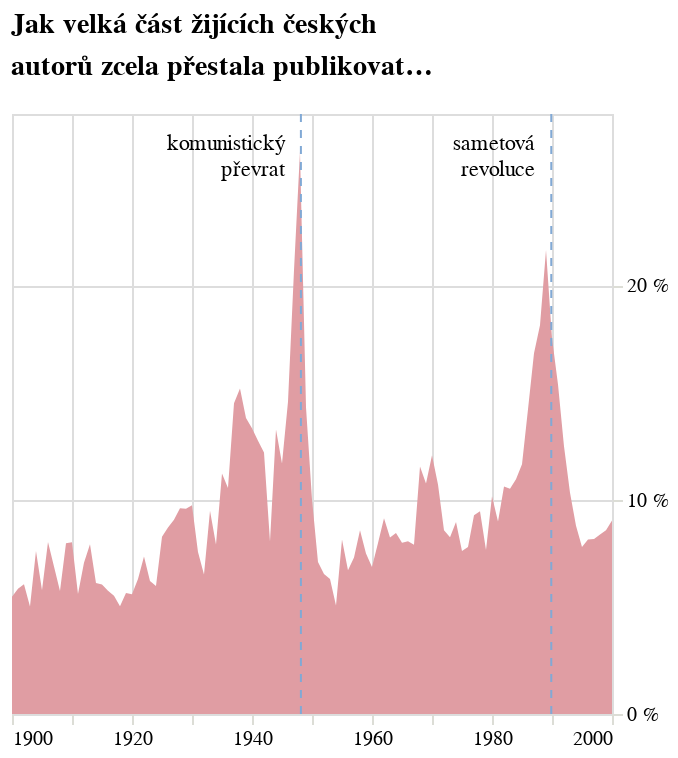

The cell this chart's notebook holds for it:
### Code cell
graf_konce = alt.Chart(
    alt_friendly(df_koncici.filter(pl.col("rok").is_between(1900,2000))
                ), width=300,
                 title=alt.Title(["Jak velká část žijících českých","autorů zcela přestala publikovat…"])
).mark_area(color='#E09DA3'
).encode(
    alt.X("rok:T", title=None, axis=alt.Axis(domainOpacity=0, tickColor='#DCDDD6')),
    alt.Y("podil:Q", title=None, axis=alt.Axis(domainOpacity=0, tickColor='#DCDDD6', tickCount=3, labelExpr="datum.label * 100 + ' %'", orient='right')))
graf_konce

rule1 = alt.Chart(alt.Data(values=[{'rok': '1948-02-25'}])).mark_rule(
    color='#81A9D5',
    strokeDash=[4, 4]  # Optional: makes the line dashed
).encode(
    x='rok:T'
)

rule2 = alt.Chart(alt.Data(values=[{'rok': '1989-11-17'}])).mark_rule(
    color='#81A9D5',
    strokeDash=[4, 4]  # Optional: makes the line dashed
).encode(
    x='rok:T'
)

# Add text annotation
text1 = alt.Chart(alt.Data(values=[{'rok': '1948-02-25', 'y': 0.3}])).mark_text(
    # angle=270,  # Rotates text vertically
    align='right',
    baseline='middle',
    dy=15,# Slight horizontal offset from the line
    dx=-8,
    text=['komunistický','převrat'],
    font='Asap'
).encode(
    x='rok:T',
    y=alt.value(0)  # Places text at bottom of chart
)


# Add text annotation
text2 = alt.Chart(alt.Data(values=[{'rok': '1989-11-17', 'y': 0.3}])).mark_text(
    # angle=270,  # Rotates text vertically
    align='right',
    baseline='middle',
    dy=15,# Slight horizontal offset from the line
    dx=-8,
    text=['sametová','revoluce'],
    font='Asap'
).encode(
    x='rok:T',
    y=alt.value(0)  # Places text at bottom of chart
)

graf_konce_komb = graf_konce + rule1 + rule2 + text1 + text2

graf_konce_komb

### Figure 1 — Vega-Lite specification as saved in the notebook (floating-point values rounded to 4 significant figures)
{"config": {"title": {"font": "Noticia Text", "fontSize": 14, "anchor": "start", "lineHeight": 21, "fontWeight": "bolder", "subtitleFont": "Noticia Text", "subtitleFontSize": 12, "subtitleFontWeight": "lighter", "subtitlePadding": 12, "dy": -12}, "axis": {"labelFont": "Asap", "titleFont": "Asap", "fontWeight": "lighter", "titleFontWeight": "lighter", "labelFontSize": 10, "titleFontSize": 10, "labelPadding": 2, "titlePadding": 10, "domainOpacity": 0, "tickColor": "#DCDDD6"}, "legend": {"labelFont": "Asap", "labelFontWeight": "normal", "titleFont": "Asap", "titleFontWeight": "normal", "labelFontSize": 10, "titleFontSize": 10}}, "layer": [{"data": {"name": "data-66001c4689448004764e6e25d4a746e4"}, "mark": {"type": "area", "color": "#E09DA3"}, "encoding": {"x": {"axis": {"domainOpacity": 0, "tickColor": "#DCDDD6"}, "field": "rok", "title": null, "type": "temporal"}, "y": {"axis": {"domainOpacity": 0, "labelExpr": "datum.label * 100 + ' %'", "orient": "right", "tickColor": "#DCDDD6", "tickCount": 3}, "field": "podil", "title": null, "type": "quantitative"}}, "title": {"text": ["Jak velká část žijících českých", "autorů zcela přestala publikovat…"]}}, {"data": {"values": [{"rok": "1948-02-25"}]}, "mark": {"type": "rule", "color": "#81A9D5", "strokeDash": [4, 4]}, "encoding": {"x": {"field": "rok", "type": "temporal"}}}, {"data": {"values": [{"rok": "1989-11-17"}]}, "mark": {"type": "rule", "color": "#81A9D5", "strokeDash": [4, 4]}, "encoding": {"x": {"field": "rok", "type": "temporal"}}}, {"data": {"values": [{"rok": "1948-02-25", "y": 0.3}]}, "mark": {"type": "text", "align": "right", "baseline": "middle", "dx": -8, "dy": 15, "font": "Asap", "text": ["komunistický", "převrat"]}, "encoding": {"x": {"field": "rok", "type": "temporal"}, "y": {"value": 0}}}, {"data": {"values": [{"rok": "1989-11-17", "y": 0.3}]}, "mark": {"type": "text", "align": "right", "baseline": "middle", "dx": -8, "dy": 15, "font": "Asap", "text": ["sametová", "revoluce"]}, "encoding": {"x": {"field": "rok", "type": "temporal"}, "y": {"value": 0}}}], "width": 300, "$schema": "https://vega.github.io/schema/vega-lite/v5.8.0.json", "datasets": {"data-66001c4689448004764e6e25d4a746e4": [{"rok": "1900-01-01T00:00:00", "skoncilo": 26, "celkem": 475, "podil": 0.05474}, {"rok": "1901-01-01T00:00:00", "skoncilo": 35, "celkem": 599, "podil": 0.05843}, {"rok": "1902-01-01T00:00:00", "skoncilo": 42, "celkem": 694, "podil": 0.06052}, {"rok": "1903-01-01T00:00:00", "skoncilo": 33, "celkem": 658, "podil": 0.05015}, {"rok": "1904-01-01T00:00:00", "skoncilo": 51, "celkem": 670, "podil": 0.07612}, {"rok": "1905-01-01T00:00:00", "skoncilo": 37, "celkem": 641, "podil": 0.05772}, {"rok": "1906-01-01T00:00:00", "skoncilo": 55, "celkem": 685, "podil": 0.08029}, {"rok": "1907-01-01T00:00:00", "skoncilo": 46, "celkem": 668, "podil": 0.06886}, {"rok": "1908-01-01T00:00:00", "skoncilo": 43, "celkem": 749, "podil": 0.05741}, {"rok": "1909-01-01T00:00:00", "skoncilo": 61, "celkem": 766, "podil": 0.07963}, {"rok": "1910-01-01T00:00:00", "skoncilo": 68, "celkem": 848, "podil": 0.08019}, {"rok": "1911-01-01T00:00:00", "skoncilo": 45, "celkem": 804, "podil": 0.05597}, {"rok": "1912-01-01T00:00:00", "skoncilo": 61, "celkem": 864, "podil": 0.0706}, {"rok": "1913-01-01T00:00:00", "skoncilo": 65, "celkem": 820, "podil": 0.07927}, {"rok": "1914-01-01T00:00:00", "skoncilo": 42, "celkem": 687, "podil": 0.06114}, {"rok": "1915-01-01T00:00:00", "skoncilo": 30, "celkem": 496, "podil": 0.06048}, {"rok": "1916-01-01T00:00:00", "skoncilo": 34, "celkem": 591, "podil": 0.05753}, {"rok": "1917-01-01T00:00:00", "skoncilo": 32, "celkem": 580, "podil": 0.05517}, {"rok": "1918-01-01T00:00:00", "skoncilo": 31, "celkem": 617, "podil": 0.05024}, {"rok": "1919-01-01T00:00:00", "skoncilo": 54, "celkem": 957, "podil": 0.05643}, {"rok": "1920-01-01T00:00:00", "skoncilo": 64, "celkem": 1145, "podil": 0.0559}, {"rok": "1921-01-01T00:00:00", "skoncilo": 71, "celkem": 1126, "podil": 0.06306}, {"rok": "1922-01-01T00:00:00", "skoncilo": 93, "celkem": 1266, "podil": 0.07346}, {"rok": "1923-01-01T00:00:00", "skoncilo": 82, "celkem": 1322, "podil": 0.06203}, {"rok": "1924-01-01T00:00:00", "skoncilo": 84, "celkem": 1407, "podil": 0.0597}, {"rok": "1925-01-01T00:00:00", "skoncilo": 116, "celkem": 1403, "podil": 0.08268}, {"rok": "1926-01-01T00:00:00", "skoncilo": 113, "celkem": 1298, "podil": 0.08706}, {"rok": "1927-01-01T00:00:00", "skoncilo": 115, "celkem": 1268, "podil": 0.09069}, {"rok": "1928-01-01T00:00:00", "skoncilo": 127, "celkem": 1322, "podil": 0.09607}, {"rok": "1929-01-01T00:00:00", "skoncilo": 127, "celkem": 1326, "podil": 0.09578}, {"rok": "1930-01-01T00:00:00", "skoncilo": 142, "celkem": 1457, "podil": 0.09746}, {"rok": "1931-01-01T00:00:00", "skoncilo": 102, "celkem": 1350, "podil": 0.07556}, {"rok": "1932-01-01T00:00:00", "skoncilo": 90, "celkem": 1382, "podil": 0.06512}, {"rok": "1933-01-01T00:00:00", "skoncilo": 126, "celkem": 1328, "podil": 0.09488}, {"rok": "1934-01-01T00:00:00", "skoncilo": 110, "celkem": 1391, "podil": 0.07908}, {"rok": "1935-01-01T00:00:00", "skoncilo": 170, "celkem": 1515, "podil": 0.1122}, {"rok": "1936-01-01T00:00:00", "skoncilo": 171, "celkem": 1622, "podil": 0.1054}, {"rok": "1937-01-01T00:00:00", "skoncilo": 239, "celkem": 1648, "podil": 0.145}, {"rok": "1938-01-01T00:00:00", "skoncilo": 218, "celkem": 1435, "podil": 0.1519}, {"rok": "1939-01-01T00:00:00", "skoncilo": 170, "celkem": 1231, "podil": 0.1381}, {"rok": "1940-01-01T00:00:00", "skoncilo": 189, "celkem": 1417, "podil": 0.1334}, {"rok": "1941-01-01T00:00:00", "skoncilo": 167, "celkem": 1310, "podil": 0.1275}, {"rok": "1942-01-01T00:00:00", "skoncilo": 104, "celkem": 852, "podil": 0.1221}, {"rok": "1943-01-01T00:00:00", "skoncilo": 53, "celkem": 658, "podil": 0.08055}, {"rok": "1944-01-01T00:00:00", "skoncilo": 117, "celkem": 881, "podil": 0.1328}, {"rok": "1945-01-01T00:00:00", "skoncilo": 104, "celkem": 890, "podil": 0.1169}, {"rok": "1946-01-01T00:00:00", "skoncilo": 236, "celkem": 1620, "podil": 0.1457}, {"rok": "1947-01-01T00:00:00", "skoncilo": 359, "celkem": 1735, "podil": 0.2069}, {"rok": "1948-01-01T00:00:00", "skoncilo": 397, "celkem": 1513, "podil": 0.2624}, {"rok": "1949-01-01T00:00:00", "skoncilo": 133, "celkem": 929, "podil": 0.1432}, {"rok": "1950-01-01T00:00:00", "skoncilo": 79, "celkem": 788, "podil": 0.1003}, {"rok": "1951-01-01T00:00:00", "skoncilo": 58, "celkem": 817, "podil": 0.07099}, {"rok": "1952-01-01T00:00:00", "skoncilo": 58, "celkem": 888, "podil": 0.06532}, {"rok": "1953-01-01T00:00:00", "skoncilo": 75, "celkem": 1190, "podil": 0.06303}, {"rok": "1954-01-01T00:00:00", "skoncilo": 71, "celkem": 1401, "podil": 0.05068}, {"rok": "1955-01-01T00:00:00", "skoncilo": 120, "celkem": 1473, "podil": 0.08147}, {"rok": "1956-01-01T00:00:00", "skoncilo": 108, "celkem": 1609, "podil": 0.06712}, {"rok": "1957-01-01T00:00:00", "skoncilo": 114, "celkem": 1561, "podil": 0.07303}, {"rok": "1958-01-01T00:00:00", "skoncilo": 141, "celkem": 1645, "podil": 0.08571}, {"rok": "1959-01-01T00:00:00", "skoncilo": 132, "celkem": 1761, "podil": 0.07496}, {"rok": "1960-01-01T00:00:00", "skoncilo": 126, "celkem": 1838, "podil": 0.06855}, {"rok": "1961-01-01T00:00:00", "skoncilo": 153, "celkem": 1916, "podil": 0.07985}, {"rok": "1962-01-01T00:00:00", "skoncilo": 175, "celkem": 1915, "podil": 0.09138}, {"rok": "1963-01-01T00:00:00", "skoncilo": 163, "celkem": 1980, "podil": 0.08232}, {"rok": "1964-01-01T00:00:00", "skoncilo": 165, "celkem": 1954, "podil": 0.08444}, {"rok": "1965-01-01T00:00:00", "skoncilo": 145, "celkem": 1815, "podil": 0.07989}, {"rok": "1966-01-01T00:00:00", "skoncilo": 159, "celkem": 1972, "podil": 0.08063}, {"rok": "1967-01-01T00:00:00", "skoncilo": 145, "celkem": 1835, "podil": 0.07902}, {"rok": "1968-01-01T00:00:00", "skoncilo": 217, "celkem": 1879, "podil": 0.1155}, {"rok": "1969-01-01T00:00:00", "skoncilo": 205, "celkem": 1905, "podil": 0.1076}, {"rok": "1970-01-01T00:00:00", "skoncilo": 239, "celkem": 1980, "podil": 0.1207}, {"rok": "1971-01-01T00:00:00", "skoncilo": 208, "celkem": 1942, "podil": 0.1071}, {"rok": "1972-01-01T00:00:00", "skoncilo": 166, "celkem": 1935, "podil": 0.08579}, {"rok": "1973-01-01T00:00:00", "skoncilo": 157, "celkem": 1904, "podil": 0.08246}, {"rok": "1974-01-01T00:00:00", "skoncilo": 178, "celkem": 1986, "podil": 0.08963}, {"rok": "1975-01-01T00:00:00", "skoncilo": 149, "celkem": 1960, "podil": 0.07602}, {"rok": "1976-01-01T00:00:00", "skoncilo": 160, "celkem": 2052, "podil": 0.07797}, {"rok": "1977-01-01T00:00:00", "skoncilo": 193, "celkem": 2081, "podil": 0.09274}, {"rok": "1978-01-01T00:00:00", "skoncilo": 200, "celkem": 2114, "podil": 0.09461}, {"rok": "1979-01-01T00:00:00", "skoncilo": 167, "celkem": 2182, "podil": 0.07654}, {"rok": "1980-01-01T00:00:00", "skoncilo": 235, "celkem": 2312, "podil": 0.1016}, {"rok": "1981-01-01T00:00:00", "skoncilo": 193, "celkem": 2148, "podil": 0.08985}, {"rok": "1982-01-01T00:00:00", "skoncilo": 243, "celkem": 2290, "podil": 0.1061}, {"rok": "1983-01-01T00:00:00", "skoncilo": 235, "celkem": 2235, "podil": 0.1051}, {"rok": "1984-01-01T00:00:00", "skoncilo": 264, "celkem": 2411, "podil": 0.1095}, {"rok": "1985-01-01T00:00:00", "skoncilo": 267, "celkem": 2292, "podil": 0.1165}, {"rok": "1986-01-01T00:00:00", "skoncilo": 335, "celkem": 2356, "podil": 0.1422}, {"rok": "1987-01-01T00:00:00", "skoncilo": 404, "celkem": 2399, "podil": 0.1684}, {"rok": "1988-01-01T00:00:00", "skoncilo": 439, "celkem": 2420, "podil": 0.1814}, {"rok": "1989-01-01T00:00:00", "skoncilo": 523, "celkem": 2415, "podil": 0.2166}, {"rok": "1990-01-01T00:00:00", "skoncilo": 418, "celkem": 2383, "podil": 0.1754}, {"rok": "1991-01-01T00:00:00", "skoncilo": 360, "celkem": 2342, "podil": 0.1537}, {"rok": "1992-01-01T00:00:00", "skoncilo": 297, "celkem": 2378, "podil": 0.1249}, {"rok": "1993-01-01T00:00:00", "skoncilo": 237, "celkem": 2296, "podil": 0.1032}, {"rok": "1994-01-01T00:00:00", "skoncilo": 211, "celkem": 2403, "podil": 0.08781}, {"rok": "1995-01-01T00:00:00", "skoncilo": 204, "celkem": 2618, "podil": 0.07792}, {"rok": "1996-01-01T00:00:00", "skoncilo": 223, "celkem": 2737, "podil": 0.08148}, {"rok": "1997-01-01T00:00:00", "skoncilo": 239, "celkem": 2925, "podil": 0.08171}, {"rok": "1998-01-01T00:00:00", "skoncilo": 257, "celkem": 3067, "podil": 0.0838}, {"rok": "1999-01-01T00:00:00", "skoncilo": 276, "celkem": 3218, "podil": 0.08577}, {"rok": "2000-01-01T00:00:00", "skoncilo": 304, "celkem": 3368, "podil": 0.09026}]}}
